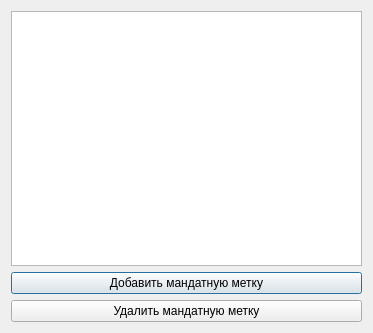
<?xml version="1.0" encoding="UTF-8"?>
<ui version="4.0">
 <class>CMandatoryMarksEditor</class>
 <widget class="QDialog" name="CMandatoryMarksEditor">
  <property name="geometry">
   <rect>
    <x>0</x>
    <y>0</y>
    <width>373</width>
    <height>333</height>
   </rect>
  </property>
  <property name="windowTitle">
   <string>Редактор мандатных меток</string>
  </property>
  <layout class="QVBoxLayout" name="verticalLayout">
   <item>
    <widget class="QListView" name="MandatoryMarks_listView"/>
   </item>
   <item>
    <widget class="QPushButton" name="addMandatoryMark_pushButton">
     <property name="text">
      <string>Добавить мандатную метку</string>
     </property>
    </widget>
   </item>
   <item>
    <widget class="QPushButton" name="DeleteMandatoryMark_pushButton">
     <property name="text">
      <string>Удалить мандатную метку</string>
     </property>
    </widget>
   </item>
  </layout>
 </widget>
 <resources/>
 <connections/>
</ui>
